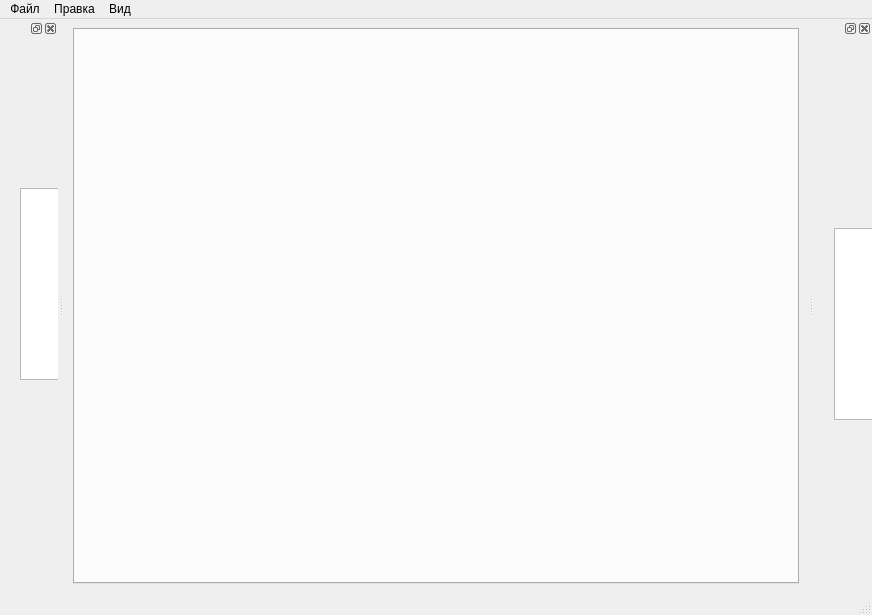
<?xml version="1.0" encoding="UTF-8"?>
<ui version="4.0">
 <class>MainWindow</class>
 <widget class="QMainWindow" name="MainWindow">
  <property name="geometry">
   <rect>
    <x>0</x>
    <y>0</y>
    <width>872</width>
    <height>615</height>
   </rect>
  </property>
  <property name="windowTitle">
   <string>MainWindow</string>
  </property>
  <widget class="QWidget" name="centralwidget">
   <layout class="QGridLayout" name="gridLayout">
    <item row="0" column="0">
     <widget class="QTabWidget" name="tabWidget">
      <property name="currentIndex">
       <number>-1</number>
      </property>
      <property name="tabsClosable">
       <bool>true</bool>
      </property>
     </widget>
    </item>
   </layout>
  </widget>
  <widget class="QMenuBar" name="menubar">
   <property name="geometry">
    <rect>
     <x>0</x>
     <y>0</y>
     <width>872</width>
     <height>26</height>
    </rect>
   </property>
   <widget class="QMenu" name="fileMnu">
    <property name="title">
     <string>Файл</string>
    </property>
    <addaction name="newAct"/>
    <addaction name="openAct"/>
    <addaction name="saveAct"/>
    <addaction name="saveAsAct"/>
    <addaction name="saveAllAct"/>
    <addaction name="closeAct"/>
    <addaction name="closeAllAct"/>
    <addaction name="exitAct"/>
   </widget>
   <widget class="QMenu" name="correctMnu">
    <property name="title">
     <string>Правка</string>
    </property>
    <addaction name="cutAct"/>
    <addaction name="copyAct"/>
    <addaction name="insertAct"/>
    <addaction name="deleteAct"/>
    <addaction name="highlightAct"/>
   </widget>
   <widget class="QMenu" name="ConductorMnu">
    <property name="title">
     <string>Вид</string>
    </property>
    <addaction name="fileTreeAct"/>
    <addaction name="activeFilesAct"/>
   </widget>
   <addaction name="fileMnu"/>
   <addaction name="correctMnu"/>
   <addaction name="ConductorMnu"/>
  </widget>
  <widget class="QStatusBar" name="statusbar"/>
  <widget class="QDockWidget" name="fileTreeDock">
   <property name="sizePolicy">
    <sizepolicy hsizetype="Expanding" vsizetype="Expanding">
     <horstretch>0</horstretch>
     <verstretch>0</verstretch>
    </sizepolicy>
   </property>
   <attribute name="dockWidgetArea">
    <number>1</number>
   </attribute>
   <widget class="QWidget" name="dockWidgetContents_3">
    <widget class="QTreeView" name="treeView">
     <property name="geometry">
      <rect>
       <x>20</x>
       <y>150</y>
       <width>256</width>
       <height>192</height>
      </rect>
     </property>
    </widget>
   </widget>
  </widget>
  <widget class="QDockWidget" name="activeFilesDock">
   <property name="sizePolicy">
    <sizepolicy hsizetype="Expanding" vsizetype="Expanding">
     <horstretch>0</horstretch>
     <verstretch>0</verstretch>
    </sizepolicy>
   </property>
   <attribute name="dockWidgetArea">
    <number>2</number>
   </attribute>
   <widget class="QWidget" name="dockWidgetContents_4">
    <widget class="QListView" name="listView">
     <property name="geometry">
      <rect>
       <x>20</x>
       <y>190</y>
       <width>256</width>
       <height>192</height>
      </rect>
     </property>
    </widget>
   </widget>
  </widget>
  <action name="newAct">
   <property name="text">
    <string>Новый</string>
   </property>
   <property name="shortcut">
    <string>Ctrl+N</string>
   </property>
  </action>
  <action name="openAct">
   <property name="text">
    <string>Открыть</string>
   </property>
   <property name="shortcut">
    <string>Ctrl+O</string>
   </property>
  </action>
  <action name="saveAct">
   <property name="text">
    <string>Сохранить</string>
   </property>
   <property name="shortcut">
    <string>Ctrl+S</string>
   </property>
  </action>
  <action name="saveAsAct">
   <property name="text">
    <string>Сохранить как</string>
   </property>
  </action>
  <action name="saveAllAct">
   <property name="text">
    <string>Сохранить все</string>
   </property>
  </action>
  <action name="closeAct">
   <property name="text">
    <string>Закрыть</string>
   </property>
  </action>
  <action name="closeAllAct">
   <property name="text">
    <string>Закрыть все</string>
   </property>
  </action>
  <action name="exitAct">
   <property name="text">
    <string>Выйти</string>
   </property>
  </action>
  <action name="cutAct">
   <property name="text">
    <string>Вырезать</string>
   </property>
  </action>
  <action name="copyAct">
   <property name="text">
    <string>Копировать</string>
   </property>
  </action>
  <action name="insertAct">
   <property name="text">
    <string>Вставить</string>
   </property>
  </action>
  <action name="deleteAct">
   <property name="text">
    <string>Удалить</string>
   </property>
  </action>
  <action name="highlightAct">
   <property name="text">
    <string>Выделить все</string>
   </property>
  </action>
  <action name="fileTreeAct">
   <property name="checkable">
    <bool>true</bool>
   </property>
   <property name="checked">
    <bool>true</bool>
   </property>
   <property name="text">
    <string>Показать проводник </string>
   </property>
  </action>
  <action name="activeFilesAct">
   <property name="checkable">
    <bool>true</bool>
   </property>
   <property name="checked">
    <bool>true</bool>
   </property>
   <property name="text">
    <string>Показать обозреватель открытых документов </string>
   </property>
  </action>
 </widget>
 <resources/>
 <connections/>
</ui>
